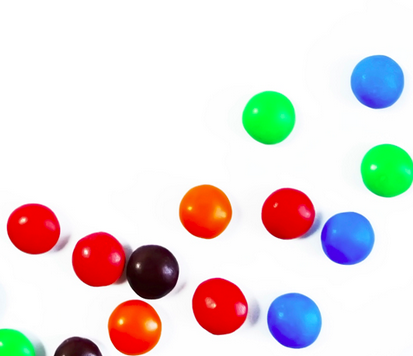
#> input picture smarties.png, 413 x 356 px, given in place of the camera
$ python 'add_frame - Copy.py'
#> lines starting #> are read from the running program, lines starting #| are printed output that depends on the picture; after the words box and inside, x2 and y2 are one past the last pixel; in counts of white or black regions, pixels touching at a corner belong together
import cv2
import numpy as np
img2=np.zeros((300,300,1),np.uint8)
img2[0:200,0:200]=255
cv2.imshow("window2",img2)
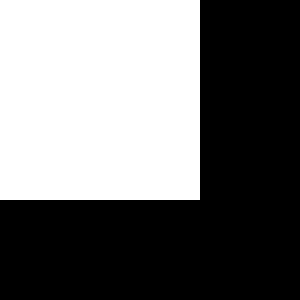
#> window 'window2': shape (300, 300, 1); 44.4% white; 1 white region, box (x1, y1, x2, y2) and area: (0, 0, 200, 200) 40000
cam=cv2.VideoCapture(0)
while True:
    ret,frame=cam.read()
#> frame is the input picture: shape (356, 413, 3); mean B, G, R 219.1, 220.4, 228.9
    frame=cv2.resize(frame,(300,300))
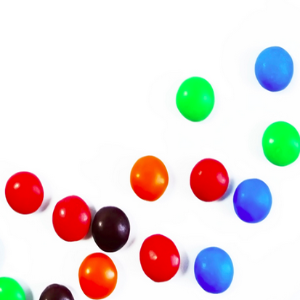
#> frame: shape (300, 300, 3); mean B, G, R 219.1, 220.3, 228.9
    frame=cv2.cvtColor(frame,cv2.COLOR_BGR2GRAY)
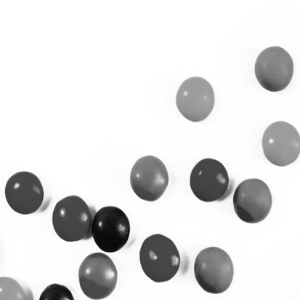
#> frame: shape (300, 300); min 8, max 255, mean 222.8
    blended=cv2.addWeighted(frame,0.7,img2,0.3,0)
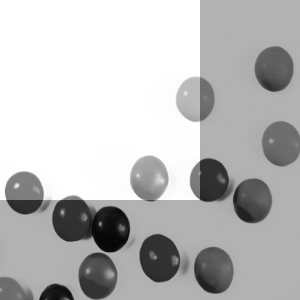
#> blended: shape (300, 300); min 6, max 255, mean 189.9
    cv2.imshow("blended",blended)
    cv2.moveWindow("blended",400,0)
    cv2.imshow("frame",frame)
    img=cv2.add(frame,img2)
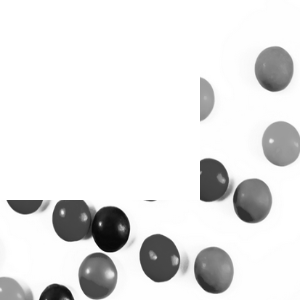
#> img: shape (300, 300); min 8, max 255, mean 228.6
    cv2.imshow("window",img)
    cv2.moveWindow("window",0,340)
    if cv2.waitKey(1)==ord('q'):
#> (key q is pressed here)
        break
cam.release()
cv2.destroyAllWindows()
